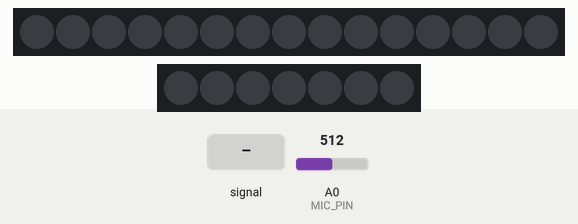
Recording of a sketch running on a simulated Arduino Uno, built with avr-gcc and run on an emulated ATmega328P. On the bench: 15 RGB LEDs in strip order, left to right, 7 RGB LEDs in strip order, left to right. The inputs (shaded band) are chosen by the test bench; at power-on: A0 (MIC_PIN) = 512. Dim RGB values are drawn brighter than linear; what the sketch prints to the serial monitor is not drawn.

Above: at 1.2 s.
1.3 s: A0 (MIC_PIN) fed a 2 Hz sine of ±306 counts around its level
At 1.47 s:
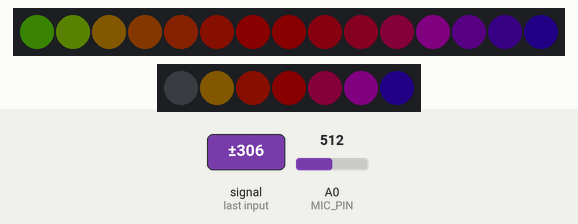
At 2.09 s:
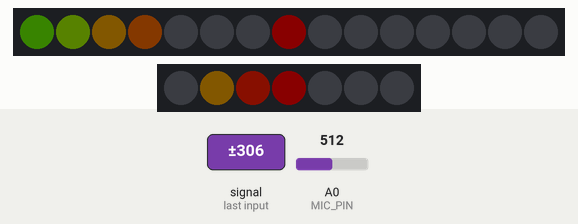
3.4 s: A0 (MIC_PIN) set to 716
At 3.46 s:
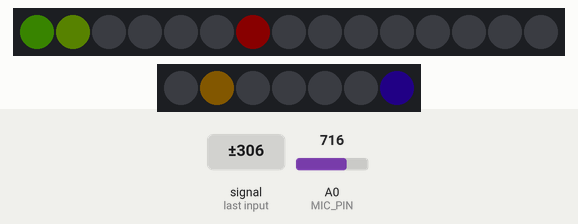
5.0 s: A0 (MIC_PIN) set to 40
At 5.35 s:
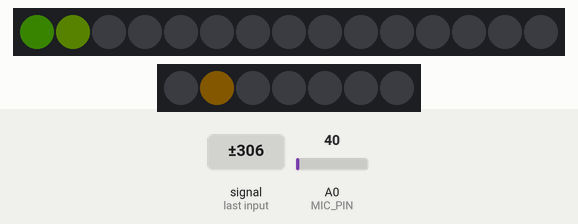
Timing chart, 0 to 6.2 s (numbered marks = the images above; inputs shaded):
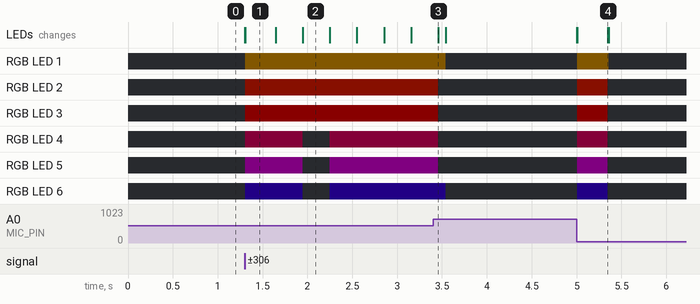

The sketch:

discohat-beatreactive.ino
```cpp
// (licence header left out)
#include <Adafruit_NeoPixel.h>

#define N_PIXELS 15        // Number of pixels in *ONE* pixel strip.
#define N_DISC 7           // Number of pixels in disc
#define MIC_PIN A0         // Microphone is attached to this analog pin
#define STRIP_PIN A2       // NeoPixel LED strand is connected to this pin
#define DISC_PIN A1        // NeoPixel Jewel is connected to this pin
#define DC_OFFSET 0        // DC offset in mic signal - if unusure, leave 0
#define NOISE 40           // Noise/hum/interference in mic signal
#define SAMPLES 120        // Length of buffer for dynamic level adjustment
#define TOP (N_PIXELS + 2) // Allow dot to go slightly off scale
#define PEAK_FALL 4        // Rate of peak falling dot
#define BRIGHTNESS 10      // Pixel brightness (set this to low so you don't blind people)

// Settings for peaks & volume levels
byte
    peak = 0,     // Used for falling dot
    dotCount = 0, // Frame counter for delaying dot-falling speed
    volCount = 0; // Frame counter for storing past volume data
int
    vol[SAMPLES],   // Collection of prior volume samples
    lvl = 0,        // Current "dampened" audio level
    minLvlAvg = 50, // For dynamic adjustment of graph low & high
    maxLvlAvg = 1024;

// Setup pixels
Adafruit_NeoPixel // this instantiates the library inline rather than having to declare it globally
    strip = Adafruit_NeoPixel(N_PIXELS, STRIP_PIN, NEO_GRB + NEO_KHZ800);
Adafruit_NeoPixel
    disc = Adafruit_NeoPixel(N_DISC, DISC_PIN, NEO_GRBW + NEO_KHZ800);

void setup()
{
  Serial.begin(74880); // Comment out this line once you're done. This is left in for debugging.

  memset(vol, 0, sizeof(vol));
  strip.begin();
  strip.setBrightness(BRIGHTNESS);
  disc.begin();
  disc.setBrightness(BRIGHTNESS);
}

void loop()
{
  uint8_t i;
  uint16_t minLvl, maxLvl;
  int n, height;
  float envelope, beat;

  n = analogRead(MIC_PIN);            // Raw reading from mic
  n = abs(n - 512 - DC_OFFSET);       // Center on zero
  n = (n <= NOISE) ? 0 : (n - NOISE); // Remove noise/hum

  // Filter bass frequencies
  n = bassFilter(n);

  // Flatten the wave so we don't dip into negatives
  if (n < 0)
    n = -n;

  Serial.println(n);
  Serial.print(" ");

  lvl = ((lvl * 7) + n) >> 3; // "Dampened" reading (else looks twitchy)

  // Calculate bar height based on dynamic min/max levels (fixed point):
  height = TOP * (lvl - minLvlAvg) / (long)(maxLvlAvg - minLvlAvg);

  if (height < 0L)
    height = 0; // Clip output
  else if (height > TOP)
    height = TOP;
  if (height > peak)
    peak = height; // Keep 'peak' dot at top

  // Color pixels based on rainbow gradient for strip
  for (i = 0; i < N_PIXELS; i++)
  {
    if (i >= height)
    {
      strip.setPixelColor(i, 0, 0, 0);
    }
    else
    {
      strip.setPixelColor(i, Wheel(map(i, 0, strip.numPixels() - 1, 30, 150)));
    }
  }

  // Color pixels based on rainbow gradient for strip
  for (i = 1; i < N_DISC; i++)
  {
    if (i >= height)
    {
      disc.setPixelColor(i, 0, 0, 0);
    }
    else
    {
      disc.setPixelColor(i, Wheel(map(i, 0, disc.numPixels() - 1, 30, 150)));
    }
  }

  // Draw peak dot (strip)
  if (peak > 0 && peak <= N_PIXELS - 1)
  {
    strip.setPixelColor(peak, Wheel(map(peak, 0, strip.numPixels() - 1, 30, 150)));
  }
  if (peak > 0 && peak <= N_DISC - 1)
  {
    disc.setPixelColor(peak, Wheel(map(peak, 0, disc.numPixels() - 1, 30, 150)));
  }

  strip.show(); // Update strip
  disc.show();

  // Every few frames, make the peak pixel drop by 1:

  if (++dotCount >= PEAK_FALL)
  { //fall rate

    if (peak > 0)
      peak--;
    dotCount = 0;
  }

  vol[volCount] = n; // Save sample for dynamic leveling
  if (++volCount >= SAMPLES)
    volCount = 0; // Advance/rollover sample counter

  // Get volume range of prior frames
  minLvl = maxLvl = vol[0];
  for (i = 1; i < SAMPLES; i++)
  {
    if (vol[i] < minLvl)
      minLvl = vol[i];
    else if (vol[i] > maxLvl)
      maxLvl = vol[i];
  }
  // minLvl and maxLvl indicate the volume range over prior frames, used
  // for vertically scaling the output graph (so it looks interesting
  // regardless of volume level).  If they're too close together though
  // (e.g. at very low volume levels) the graph becomes super coarse
  // and 'jumpy'...so keep some minimum distance between them (this
  // also lets the graph go to zero when no sound is playing):
  if ((maxLvl - minLvl) < TOP)
    maxLvl = minLvl + TOP;
  minLvlAvg = (minLvlAvg * 63 + minLvl) >> 6; // Dampen min/max levels
  maxLvlAvg = (maxLvlAvg * 63 + maxLvl) >> 6; // (fake rolling average)
}

// Input a value 0 to 255 to get a color value.
// The colors are a transition r - g - b - back to r.
uint32_t Wheel(byte WheelPos)
{
  if (WheelPos < 85)
  {
    return strip.Color(WheelPos * 3, 255 - WheelPos * 3, 0);
  }
  else if (WheelPos < 170)
  {
    WheelPos -= 85;
    return strip.Color(255 - WheelPos * 3, 0, WheelPos * 3);
  }
  else
  {
    WheelPos -= 170;
    return strip.Color(0, WheelPos * 3, 255 - WheelPos * 3);
  }
}

// Sound processing functions

// 20 - 200hz Single Pole Bandpass IIR Filter
float bassFilter(float sample)
{
  static float xv[3] = {0, 0, 0}, yv[3] = {0, 0, 0};
  xv[0] = xv[1];
  xv[1] = xv[2];
  xv[2] = (sample) / 2.4f; // change here to values close to 2, to adapt for stronger or weeker sources of line level audio

  yv[0] = yv[1];
  yv[1] = yv[2];
  yv[2] = (xv[2] - xv[0]) + (-0.7960060012f * yv[0]) + (1.7903124146f * yv[1]);
  return yv[2];
}
```

Measured:
- after the input at 1.3 s, RGB LED 1: off → RGB(6, 4, 0) at once; RGB LED 2: off → RGB(9, 1, 0) at once
- after the input at 3.4 s, the LEDs: change after 0.06 s (image 3)
- after the input at 5.0 s, RGB LED 1: off → RGB(6, 4, 0) at once, → off 0.35 s later; RGB LED 2: off → RGB(9, 1, 0) at once, → off 0.34 s later
